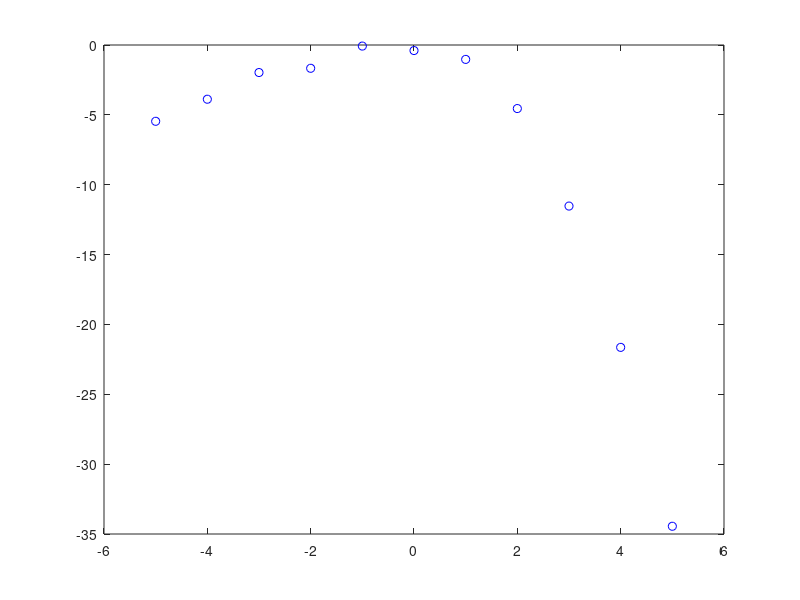

Source code (MATLAB): (Note: this script raises an error after producing the figure.)
%% 
% program

clc;
clear;

dane = [-5 -5.4606;-4 -3.8804;-3 -1.9699;-2 -1.6666;-1 -0.0764;0 -0.3971;1 -1.0303;2 -4.5483;3 -11.528;4 -21.6417;5 -34.4458];
plot(dane(:,1),dane(:,2),'bo')

uklad_rownan_normalnych(dane, 2)
%A
%% 
% wyswietlenie bledow

% blad_res_a
%% 
% *funkcje pomocnicze*
% 
% uklad rownan normalnych

function wspolczynniki = uklad_rownan_normalnych(dane, st_wielomianu)
   % wyznaczanie macierzy Grama - <przeksztalcenie_i,przeksztalcenie_j>
    st_wielomianu = st_wielomianu + 1;
    macierz_Grama = zeros(st_wielomianu);
    [r_wiersze, r_kolumny] = size(dane);
    for i = 1:st_wielomianu
        for j = 1:st_wielomianu
            for k = 1:r_wiersze
                macierz_Grama(i,j) = macierz_Grama(i,j) + (dane(k,1))^(i+j-2);
            end
        end
    end
    
    % wektor prawej strony
    prawa_strona = zeros(st_wielomianu);
    prawa_strona = prawa_strona();
    for i = 1:st_wielomianu
        for j = 1:st_wielomianu
            for k = 1:r_wiersze
                macierz_Grama(i,j) = macierz_Grama(i,j) + (dane(k,1))^(i+j-2);
            end
        end
    end
%     dane
%     st_wielomianu
%     
%     A = wektor(A);
%     wspolczynniki
end
%% 
% algorytm obliczania wartosci wlasnych metoda QR bez przesuniec

function A = qr_bezprzesuniec(A)
    while tolerancja(A) > 0.00001
        [Q R] = qr_rozklad(A);
        A = R * Q;
    end
    A = wektor(A);
end
%% 
% algorytm obliczania wartosci wlasnych metoda QR z przesunieciami

function qrp = qr_przesuniecia(A)
    qrp = 0;
end
%% 
% rozklad QR dla macierzy niekwadratowych

function [Q R] = qr_rozklad_niekwadrat(A)
     [r_wiersze r_kolumny] = size(A);
     Q = zeros(r_wiersze);
     if r_wiersze > r_kolumny
        R = eye(r_wiersze);
        Q = eye(r_wiersze);
     else
        R = eye(r_kolumny);
        Q = eye(r_wiersze);
     end
    %Gram-Schmidt
     for i = 1:r_kolumny
         Q(:,i) = A(:,i);
         for j = 1:(i-1)
             R(j,i) = mydot(Q(:,j),A(:,i))/mydot(Q(:,j),Q(:,j));
             Q(:,i) = Q(:,i) - R(j,i)*Q(:,j);
         end
     end
     Q = Q(1:r_wiersze,1:r_kolumny);
     %normalizacja
     N = zeros(r_wiersze);
     for i = 1:r_kolumny
         N(i,i) = norm(Q(:,i));
         Q(:,i) = Q(:,i)/N(i,i);
     end
     R = N*R;
     
     if r_wiersze > r_kolumny
        R = R(1:r_kolumny,1:r_kolumny);
     else
        R = R(1:r_wiersze,1:r_wiersze);
     end
end
%% 
% autorska implementacja matlabowej funkcji dot()

function md = mydot(A,B)
    rozmiar = size(A);
    md = 0;
    for i = 1:rozmiar
        md = md + A(i)*B(i);
    end
end
%% 
% funkcja wektoryzujaca macierz diagonalna

function w = wektor(A)
    rozmiar = size(A);
    for i = 1:rozmiar
        w(i,1) = A(i,i);
    end
end
%% 
% sprawdzenie tolerancji

function tol = tolerancja(A)
    rozmiar = size(A);
    A = abs(A);
    tol = 0;
    for i = 1:rozmiar
        if max(A(i,i+1:end)) > tol
            tol = max(A(i,i+1:end));
        end
        if max(A(i,1:i-1)) > tol
            tol = max(A(i,1:i-1));
        end
    end
end
%% 
% tworzenie macierzy symetrycznej o zadanym rozmiarze

function mac_sym = macierz_symetryczna(rozmiar)
    mac_sym = randi([0 50],rozmiar,rozmiar);
    mac_sym = mac_sym + mac_sym';
end
%% 
% tworzenie macierzy niesymetrycznej o zadanym rozmiarze

function mac_nsym = macierz_niesymetryczna(rozmiar)
    mac_nsym = randi([0 100],rozmiar,rozmiar);
end
%% 
% norma residuum

function nr = norma_residuum(wspolczynniki, x, rozw)
    residuum = wspolczynniki*x - rozw;
    nr = norm(residuum);
end